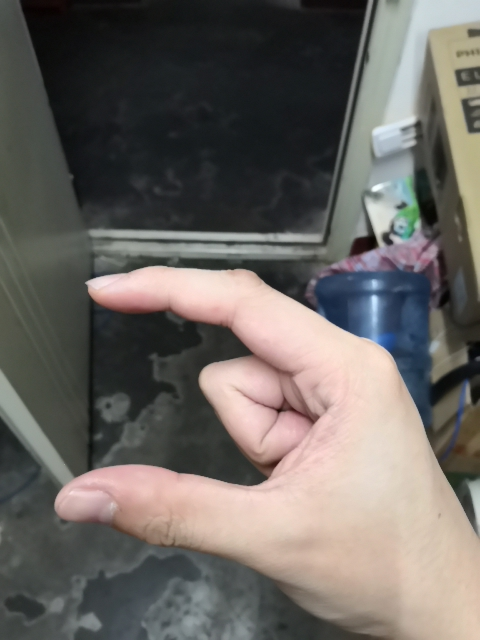
#> input picture data/1/pic.jpg, 480 x 640 px
$ python preprocess.py
#> lines starting #> are read from the running program, lines starting #| are printed output that depends on the picture
# -*- coding: utf-8 -*-
import cv2
import numpy as np
from matplotlib import pyplot as plt


def pre_process():
    img = cv2.imread('data/1/pic.jpg')
#> img is the input picture: shape (640, 480, 3); mean B, G, R 98.2, 102.6, 107
    mask = np.zeros(img.shape[:2],np.uint8)

    bgdModel = np.zeros((1,65),np.float64)
    fgdModel = np.zeros((1,65),np.float64)

    rect = (50,50,450,290)
    cv2.grabCut(img,mask,rect,bgdModel,fgdModel,5,cv2.GC_INIT_WITH_RECT)

    mask2 = np.where((mask==2)|(mask==0),0,1).astype('uint8')
    img = img*mask2[:,:,np.newaxis]
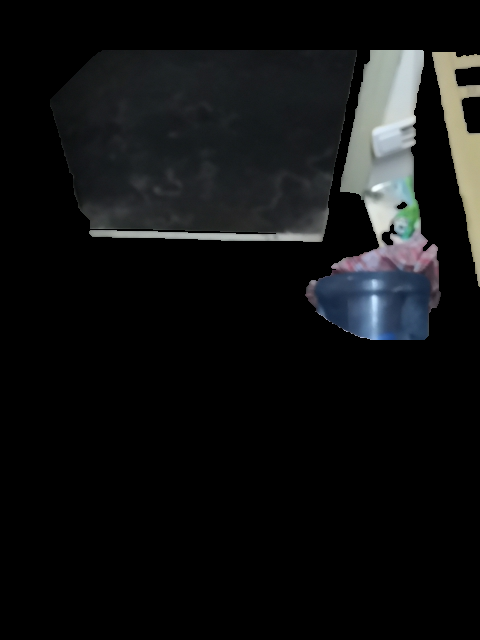
#> img: shape (640, 480, 3); mean B, G, R 18.4, 18, 16.8

    plt.imshow(img),plt.colorbar(),plt.show()
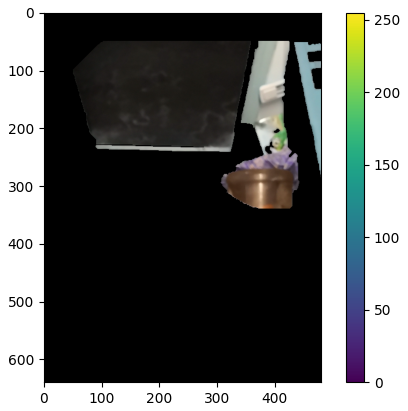
#> figure drawn by matplotlib, 2 panels; B, G, R data is drawn as R, G, B


if __name__=='__main__':
    pre_process()
